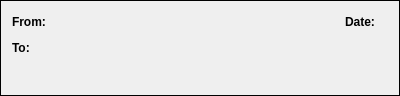
<?xml version="1.0" encoding="UTF-8"?>
<ui version="4.0">
 <class>Frame</class>
 <widget class="QFrame" name="Frame">
  <property name="geometry">
   <rect>
    <x>0</x>
    <y>0</y>
    <width>400</width>
    <height>61</height>
   </rect>
  </property>
  <property name="windowTitle">
   <string>Frame</string>
  </property>
  <property name="frameShape">
   <enum>QFrame::Box</enum>
  </property>
  <layout class="QVBoxLayout" name="verticalLayout">
   <item>
    <layout class="QHBoxLayout" name="horizontalLayout">
     <item>
      <widget class="QLabel" name="label">
       <property name="text">
        <string>&lt;b&gt;From:&lt;/b&gt;</string>
       </property>
      </widget>
     </item>
     <item>
      <widget class="QLabel" name="fromLabel">
       <property name="text">
        <string>&lt;From&gt;</string>
       </property>
       <property name="textFormat">
        <enum>Qt::PlainText</enum>
       </property>
       <property name="textInteractionFlags">
        <set>Qt::LinksAccessibleByMouse|Qt::TextSelectableByMouse</set>
       </property>
      </widget>
     </item>
     <item>
      <spacer name="horizontalSpacer">
       <property name="orientation">
        <enum>Qt::Horizontal</enum>
       </property>
       <property name="sizeHint" stdset="0">
        <size>
         <width>40</width>
         <height>20</height>
        </size>
       </property>
      </spacer>
     </item>
     <item>
      <widget class="QLabel" name="label_2">
       <property name="text">
        <string>&lt;b&gt;Date:&lt;/b&gt;</string>
       </property>
      </widget>
     </item>
     <item>
      <widget class="QLabel" name="dateLabel">
       <property name="text">
        <string>&lt;date&gt;</string>
       </property>
       <property name="textFormat">
        <enum>Qt::PlainText</enum>
       </property>
       <property name="textInteractionFlags">
        <set>Qt::LinksAccessibleByMouse|Qt::TextSelectableByMouse</set>
       </property>
      </widget>
     </item>
    </layout>
   </item>
   <item>
    <layout class="QHBoxLayout" name="horizontalLayout_2">
     <item>
      <widget class="QLabel" name="label_3">
       <property name="text">
        <string>&lt;b&gt;To:&lt;/b&gt;</string>
       </property>
      </widget>
     </item>
     <item>
      <widget class="QLabel" name="toLabel">
       <property name="text">
        <string>&lt;To&gt;</string>
       </property>
       <property name="textFormat">
        <enum>Qt::PlainText</enum>
       </property>
       <property name="textInteractionFlags">
        <set>Qt::LinksAccessibleByMouse|Qt::TextSelectableByMouse</set>
       </property>
      </widget>
     </item>
     <item>
      <spacer name="horizontalSpacer_2">
       <property name="orientation">
        <enum>Qt::Horizontal</enum>
       </property>
       <property name="sizeHint" stdset="0">
        <size>
         <width>40</width>
         <height>20</height>
        </size>
       </property>
      </spacer>
     </item>
    </layout>
   </item>
   <item>
    <layout class="QHBoxLayout" name="horizontalLayout_3">
     <item>
      <widget class="QLabel" name="excerptLabel">
       <property name="text">
        <string>&lt;Excerpt&gt;</string>
       </property>
       <property name="textFormat">
        <enum>Qt::PlainText</enum>
       </property>
      </widget>
     </item>
     <item>
      <spacer name="horizontalSpacer_3">
       <property name="orientation">
        <enum>Qt::Horizontal</enum>
       </property>
       <property name="sizeHint" stdset="0">
        <size>
         <width>40</width>
         <height>20</height>
        </size>
       </property>
      </spacer>
     </item>
     <item>
      <widget class="QLabel" name="unreadLabel"/>
     </item>
     <item>
      <widget class="QLabel" name="attachmentLabel"/>
     </item>
    </layout>
   </item>
  </layout>
 </widget>
 <resources/>
 <connections/>
</ui>
